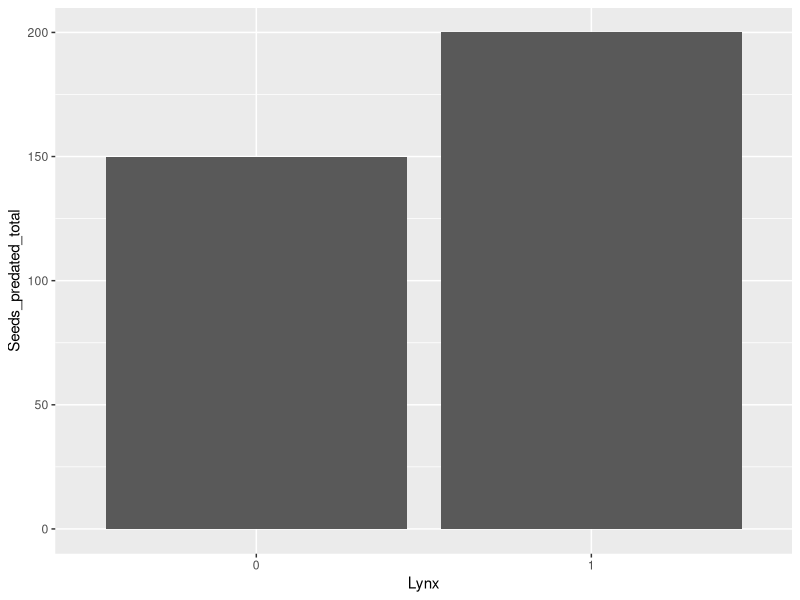
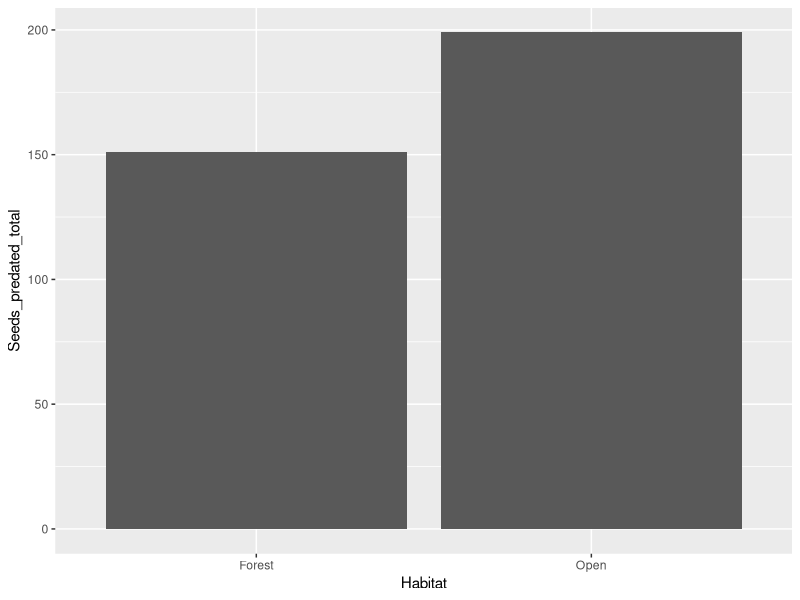
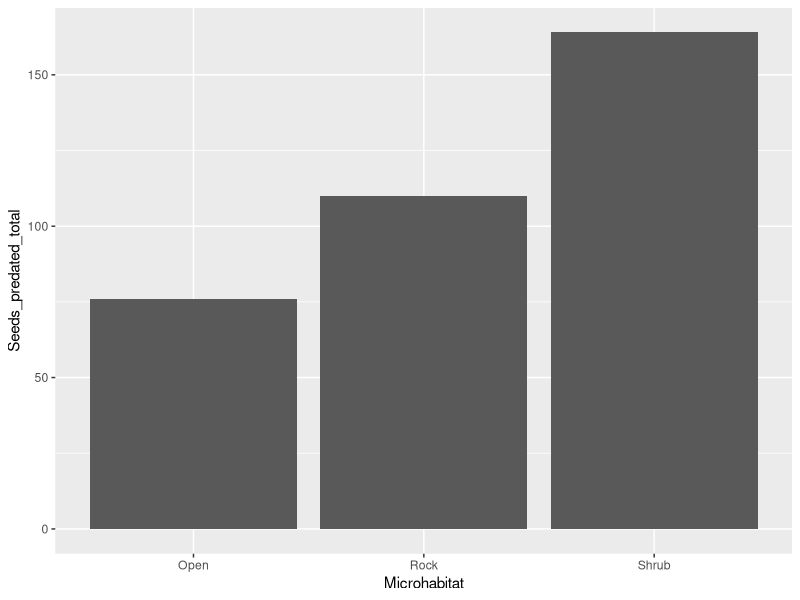
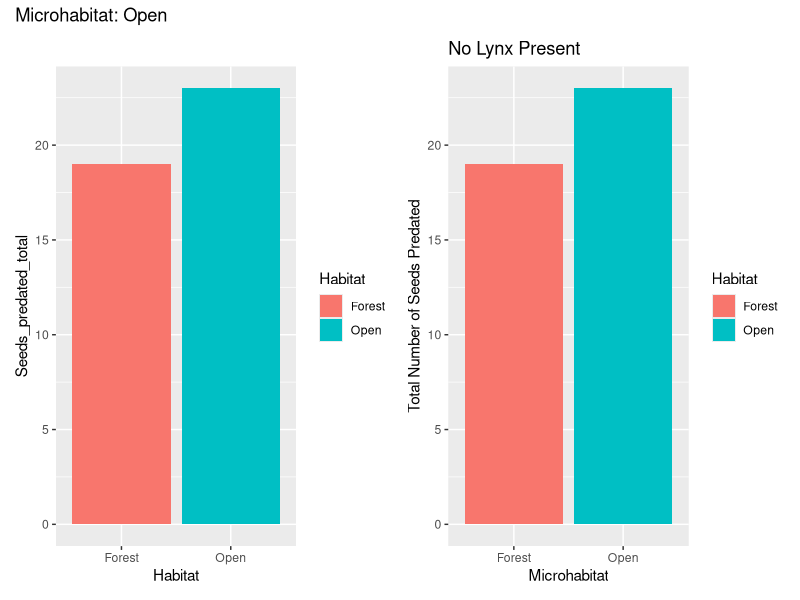
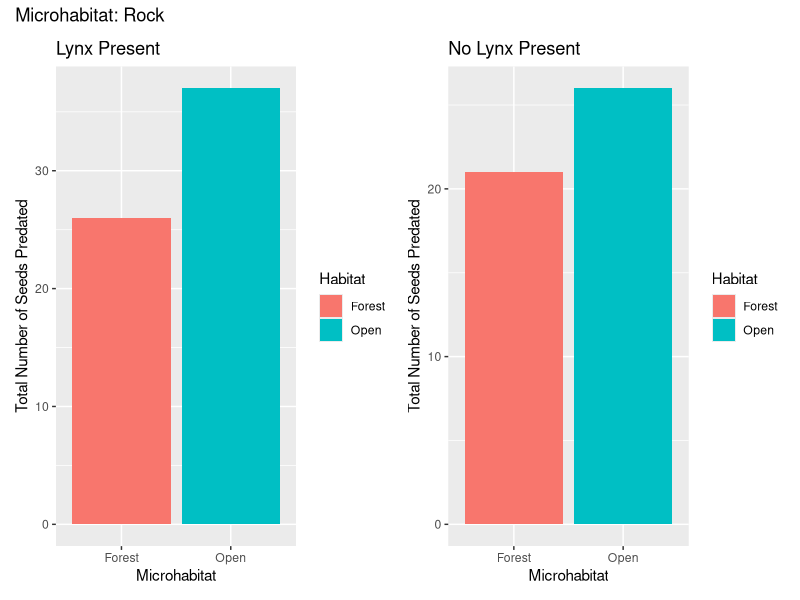
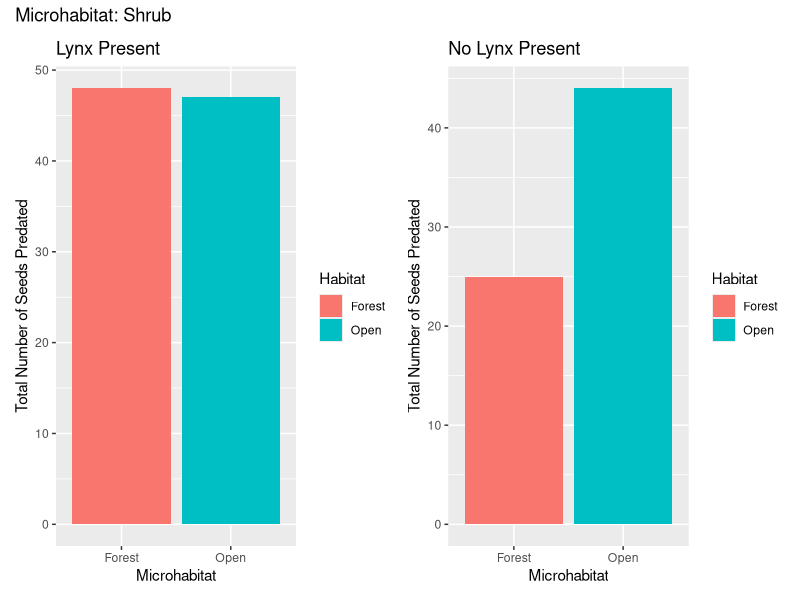

Write the R code that produced these figures, in order.
## ---- chunk 1
#load in required packages
library(tidyr)
library(dplyr)
library(ggplot2)
library(patchwork)
## ---- chunk 2
#unzip rodent activity file
# unzip("edi.2200.1.zip")
## ---- chunk 3
#read in rodent activity file
rodent_data <- read.csv("Rodent_activity.csv")
## ---- chunk 4
#read in trapping data file
trapping_data <- read.csv("Trapping.csv")
## ---- chunk 5
#read in vegetation cover data file
vegetation_data <- read.csv("Vegetation_cover.csv")
## ---- chunk 6
#read in seed predation data
seed_predation_data <- read.csv("Seed_predation.csv")
## ---- chunk 7
#separate data in trapping_data
colnames(trapping_data)

trapping_separated <- trapping_data %>%
  separate(col = Trap_day.Lynx.Habitat.Plot.Trap.Species.Working, 
           into = c("Trap_day", "Lynx", "Habitat", "Plot", "Trap", "Species", "Working"), 
           sep = ";")
## ---- chunk 8
#separate data in vegetation_data
colnames(vegetation_data)

vegetation_separated <- vegetation_data %>%
  separate(col = Lynx.Plot.Habitat.Tree.Shrub.Rock, 
           into = c("Lynx", "Plot", "Habitat", "Tree", "Shrub", "Rock"), 
           sep = ";")
## ---- chunk 9
#separate seed predation data
colnames(seed_predation_data)

seed_predation_separated <- seed_predation_data %>%
  separate(col = Lynx.Habitat.Plot.Microhabitat.Code.CAM.Seeds_left0.Seeds_left1.Seeds_predated1.Seeds_left2.Seeds_oredated2.Seeds_left3.Seeds_predated3.Seeds_left4.Seeds_predated4.Seeds_left5.Seeds_predated5.Seeds_predated_total, 
           into = c("Lynx", "Habitat", "Plot", "Microhabitat", "Code", "CAM", "Seeds_left0", "Seeds_left1", "Seeds_predated1", "Seeds_left2", "Seeds_oredated2", "Seeds_left3", "Seeds_predated3", "Seeds_left4", "Seeds_predated4", "Seeds_left5", "Seeds_predated5", "Seeds_predated_total"), 
           sep = ";")
## ---- chunk 10
#make seed predated total column numeric
seed_predation_separated$Seeds_predated_total <- as.numeric(seed_predation_separated$Seeds_predated_total)
## ---- chunk 11
#plotting seed predation total against lynx presence
ggplot(data = seed_predation_separated, aes(x = Lynx, y = Seeds_predated_total)) +
  geom_col()
## ---- chunk 12
#plotting seed predation total as a function of habitat type
ggplot(data = seed_predation_separated, aes(x = Habitat, y = Seeds_predated_total)) +
  geom_col()
## ---- chunk 13
#plotting seed predation total as a function of microhabitat
ggplot(data = seed_predation_separated, aes(x = Microhabitat, y = Seeds_predated_total)) +
  geom_col()
## ---- chunk 14
#graph 1: lynx = 1, microhabitat = open
lynx_open <- filter(seed_predation_separated, Lynx == "1", Microhabitat == "Open")

g1 <- ggplot(data = lynx_open, aes(x = Habitat, y = Seeds_predated_total, fill = Habitat)) + 
  geom_col()
  labs(x = "Microhabitat",
       y = "Total Number of Seeds Predated",
       title = "Lynx Present")
## ---- chunk 15
#graph 2: lynx = 1, microhabitat = rock
lynx_rock <- filter(seed_predation_separated, Lynx == "1", Microhabitat == "Rock")

g2 <- ggplot(data = lynx_rock, aes(x = Habitat, y = Seeds_predated_total, fill = Habitat)) +
  geom_col() + 
  labs(x = "Microhabitat",
       y = "Total Number of Seeds Predated",
       title = "Lynx Present")
## ---- chunk 16
#graph 3: lynx = 1, microhabitat = shrub
lynx_shrub <- filter(seed_predation_separated, Lynx == "1", Microhabitat == "Shrub")

g3 <- ggplot(data = lynx_shrub, aes(x = Habitat, y = Seeds_predated_total, fill = Habitat)) +
  geom_col() + 
  labs(x = "Microhabitat",
       y = "Total Number of Seeds Predated",
       title = "Lynx Present")
## ---- chunk 17
#graph 4: lynx = 0, microhabitat = open
noLynx_open <- filter(seed_predation_separated, Lynx == "0", Microhabitat == "Open")

g4 <- ggplot(data = lynx_open, aes(x = Habitat, y = Seeds_predated_total, fill = Habitat)) +
  geom_col() + 
  labs(x = "Microhabitat",
       y = "Total Number of Seeds Predated",
       title = "No Lynx Present")
## ---- chunk 18
#graph 5: lynx = 0, microhabitat = rock
noLynx_rock <- filter(seed_predation_separated, Lynx == "0", Microhabitat == "Rock")

g5 <- ggplot(data = noLynx_rock, aes(x = Habitat, y = Seeds_predated_total, fill = Habitat)) +
  geom_col() + 
  labs(x = "Microhabitat",
       y = "Total Number of Seeds Predated",
       title = "No Lynx Present")
## ---- chunk 19
#graph 6: lynx = 0, microhabitat = shrub
noLynx_shrub <- filter(seed_predation_separated, Lynx == "0", Microhabitat == "Shrub")

g6 <- ggplot(data = noLynx_shrub, aes(x = Habitat, y = Seeds_predated_total, fill = Habitat)) +
  geom_col() + 
  labs(x = "Microhabitat",
       y = "Total Number of Seeds Predated",
       title = "No Lynx Present")
## ---- chunk 20
#open
(g1 + g4) + plot_annotation(
  title = 'Microhabitat: Open')
## ---- chunk 21
#rock
(g2 + g5) + plot_annotation(
  title = 'Microhabitat: Rock')
## ---- chunk 22
#shrub
(g3 + g6) + plot_annotation(
  title = 'Microhabitat: Shrub')
